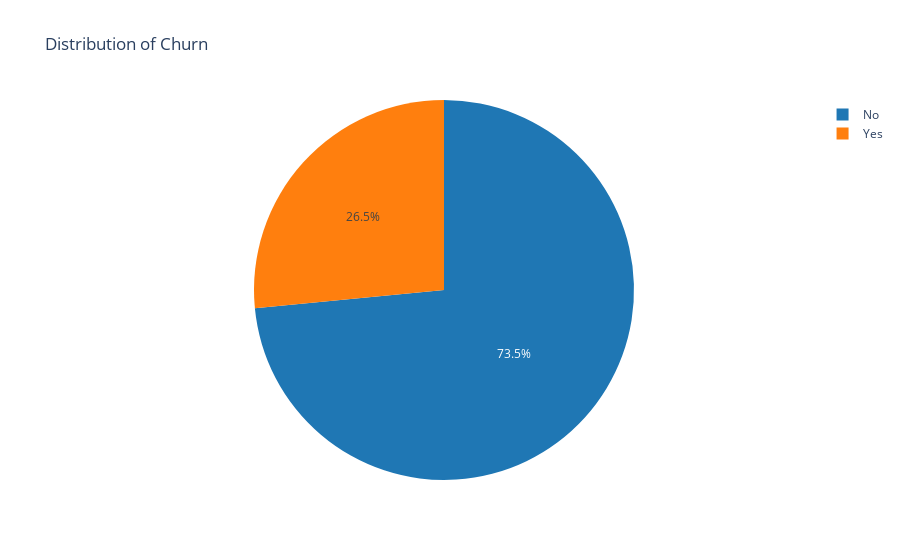

The cell this chart's notebook holds for it:
### Markdown cell above
The data fall under two categories:
- 17 Categorical features:
    - CustomerID: Customer ID unique for each customer
    - gender: Whether the customer is a male or a female
    - SeniorCitizen: Whether the customer is a senior citizen or not (1, 0)
    - Partner: Whether the customer has a partner or not (Yes, No)
    - Dependent: Whether the customer has dependents or not (Yes, No)
    - PhoneService: Whether the customer has a phone service or not (Yes, No)
    - MultipeLines: Whether the customer has multiple lines or not (Yes, No, No phone service)
    - InternetService: Customer’s internet service provider (DSL, Fiber optic, No)
    - OnlineSecurity: Whether the customer has online security or not (Yes, No, No internet service)
    - OnlineBackup: Whether the customer has an online backup or not (Yes, No, No internet service)
    - DeviceProtection: Whether the customer has device protection or not (Yes, No, No internet service)
    - TechSupport: Whether the customer has tech support or not (Yes, No, No internet service)
    - StreamingTV: Whether the customer has streaming TV or not (Yes, No, No internet service)
    - StreamingMovies: Whether the customer has streaming movies or not (Yes, No, No internet service)
    - Contract: The contract term of the customer (Month-to-month, One year, Two years)
    - PaperlessBilling: The contract term of the customer (Month-to-month, One year, Two years)
    - PaymentMethod: The customer’s payment method (Electronic check, Mailed check, Bank transfer (automatic), Credit card (automatic))
    
***
    
- 3 Numerical features:

    - Tenure: Number of months the customer has stayed with the company 
    - MonthlyCharges: The amount charged to the customer monthly
    - TotalCharges: The total amount charged to the customer
      
***

- Prediction feature:
    - Churn: Whether the customer churned or not (Yes or No)
    
    
These features can also be sub-divided into:

- Demographic customer information

    - gender , SeniorCitizen , Partner , Dependents

- Services that each customer has signed up for

    - PhoneService , MultipleLines , InternetService , OnlineSecurity , OnlineBackup , DeviceProtection , TechSupport , StreamingTV , StreamingMovies, 
    
- Customer account information

    - tenure , Contract , PaperlessBilling , PaymentMethod , MonthlyCharges , TotalCharges

### Code cell
target_instance = data_df["Churn"].value_counts().to_frame()
target_instance = target_instance.reset_index()
target_instance = target_instance.rename(columns={'index': 'Category'})
fig = px.pie(target_instance, values='Churn', names='Category', color_discrete_sequence=px.colors.qualitative.D3,
             title='Distribution of Churn')
fig.show()

### Figure 1 — Plotly figure (JSON) as saved in the notebook; plotly's stock layout.template omitted (floating-point values rounded to 4 significant figures)
{"data": [{"domain": {"x": [0, 1], "y": [0, 1]}, "hovertemplate": "Category=%{label}<br>Churn=%{value}<extra></extra>", "labels": ["No", "Yes"], "legendgroup": "", "name": "", "showlegend": true, "type": "pie", "values": [5174, 1869]}], "layout": {"legend": {"tracegroupgap": 0}, "piecolorway": ["#1F77B4", "#FF7F0E", "#2CA02C", "#D62728", "#9467BD", "#8C564B", "#E377C2", "#7F7F7F", "#BCBD22", "#17BECF"], "title": {"text": "Distribution of Churn"}}}
